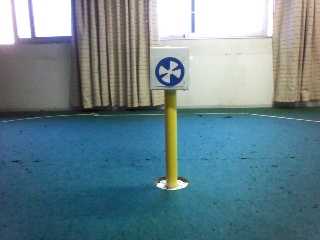
#> input picture YellowStick.jpg, 320 x 240 px
$ python test1.py   (older library calls are emulated)
#> lines starting #> are read from the running program, lines starting #| are printed output that depends on the picture; after the words box and inside, x2 and y2 are one past the last pixel; in counts of white or black regions, pixels touching at a corner belong together
from __future__ import division
import cv2
import numpy as np


def nothing(x):
    pass

    """图像二值化"""


icol = (0, 87, 0, 75, 255, 255)
cv2.namedWindow('colorTest')

cv2.createTrackbar('lowHue', 'colorTest', icol[0], 255, nothing)
cv2.createTrackbar('lowSat', 'colorTest', icol[1], 255, nothing)
cv2.createTrackbar('lowVal', 'colorTest', icol[2], 255, nothing)
cv2.createTrackbar('highHue', 'colorTest', icol[3], 255, nothing)
cv2.createTrackbar('highSat', 'colorTest', icol[4], 255, nothing)
cv2.createTrackbar('highVal', 'colorTest', icol[5], 255, nothing)

frame1 = cv2.imread('YellowStick.jpg')
#> frame1 is the input picture: shape (240, 320, 3); mean B, G, R 140.6, 132.1, 106.1
frame = cv2.medianBlur(frame1, 5)
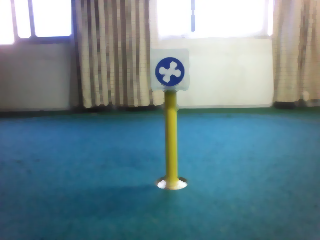
#> frame: shape (240, 320, 3); mean B, G, R 141, 132.5, 106.4
a = 0
while True:

    lowHue = cv2.getTrackbarPos('lowHue', 'colorTest')
    lowSat = cv2.getTrackbarPos('lowSat', 'colorTest')
    lowVal = cv2.getTrackbarPos('lowVal', 'colorTest')
    highHue = cv2.getTrackbarPos('highHue', 'colorTest')
    highSat = cv2.getTrackbarPos('highSat', 'colorTest')
    highVal = cv2.getTrackbarPos('highVal', 'colorTest')

    frameBGR = cv2.GaussianBlur(frame, (5, 5), 0)

    hsv = cv2.cvtColor(frameBGR, cv2.COLOR_BGR2HSV)
#> hsv: shape (240, 320, 3); mean H, S, V 75.3, 93.6, 147.8

    colorLow = np.array([lowHue, lowSat, lowVal])
    colorHigh = np.array([highHue, highSat, highVal])
    mask = cv2.inRange(hsv, colorLow, colorHigh)
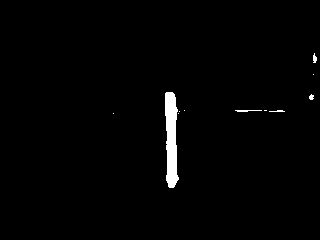
#> mask: shape (240, 320); 1.4% white; 11 white regions (6 under 20 px), largest, box (x1, y1, x2, y2) and area: (165, 92, 179, 188) 985, (235, 110, 262, 112) 38, (313, 53, 317, 63) 28, (309, 94, 314, 100) 22, (269, 110, 285, 112) 22

    kernal = cv2.getStructuringElement(cv2.MORPH_ELLIPSE, (5, 5))
    mask1 = cv2.morphologyEx(mask, cv2.MORPH_CLOSE, kernal)
#> mask1: shape (240, 320); 1.4% white; 9 white regions (4 under 20 px), largest, box (x1, y1, x2, y2) and area: (165, 92, 180, 188) 992, (235, 110, 262, 112) 38, (313, 53, 317, 63) 29, (309, 94, 314, 100) 23, (269, 110, 285, 112) 22
    mask1 = cv2.morphologyEx(mask, cv2.MORPH_OPEN, kernal)
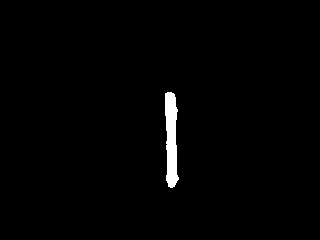
#> mask1: shape (240, 320); 1.3% white; 1 white region

    cv2.imshow('mask1', mask1)
    cv2.imwrite('picture.jpg', mask1)
    cv2.imshow('colorTest', frame)

    """轮廓检测"""

    img = cv2.imread('picture.jpg')
#> img: shape (240, 320, 3); min 0, max 255, mean 3.3
    img0 = cv2.imread('YellowStick.jpg')
    img1 = cv2.cvtColor(img, cv2.COLOR_BGR2GRAY)
    ret, thresh = cv2.threshold(img1, 127, 255, 0)
    im2, contours, hierarchy = cv2.findContours(thresh, cv2.RETR_TREE, cv2.CHAIN_APPROX_SIMPLE)
#> contours = 1 contour; box (x1, y1, x2, y2) and area: (165, 92, 179, 188) 880
    for i in range(0, len(contours)): # 输出中点坐标
        x, y, w, h = cv2.boundingRect(contours[i])
        if a == 0:
            print((x, y, w, h))
            print((x + (1 / 2 * w), y + (1 / 2 * h)))
            a = 1
        cv2.rectangle(img0, (x, y), (x + w, y + h), (0, 255, 0), 2)
#> this loop made 1 pass
#> (x, y, w, h, a) on pass 1: (165, 92, 14, 96, 1)
#| (165, 92, 14, 96)
#| (172.0, 140.0)
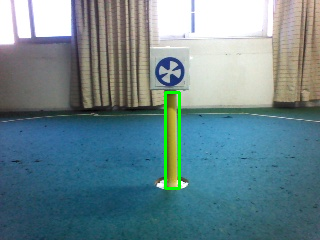
#> img0: shape (240, 320, 3); 0.85% of pixels changed, all inside (x1, y1, x2, y2) = (164, 91, 181, 190)
#> after the loop, a = 1
    cv2.imshow('test2', img0)

    k = cv2.waitKey(5) & 0xFF
#> (key Esc is pressed here)
    if k == 27:
        break


cv2.destroyAllWindows()
